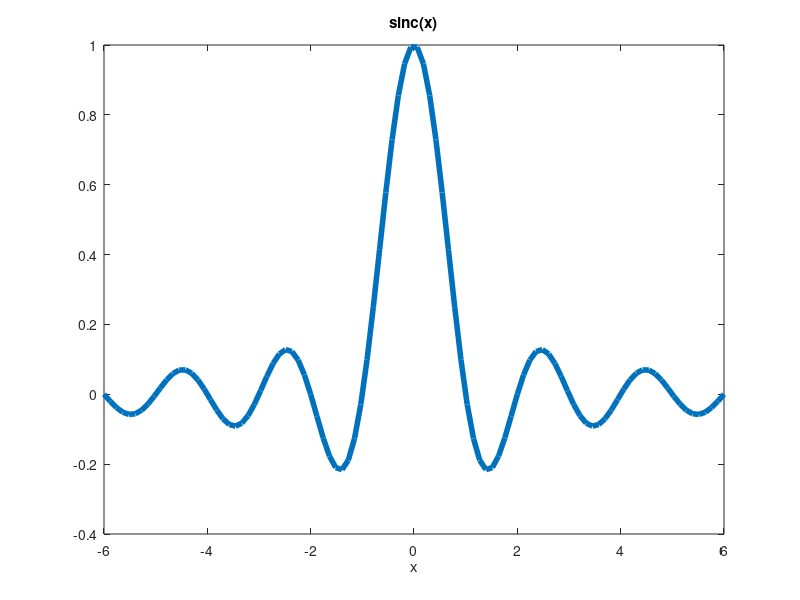
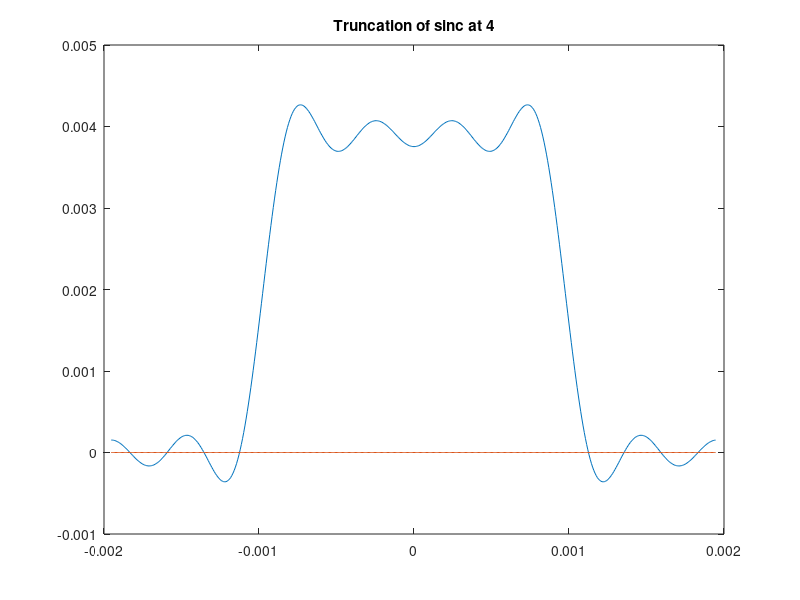
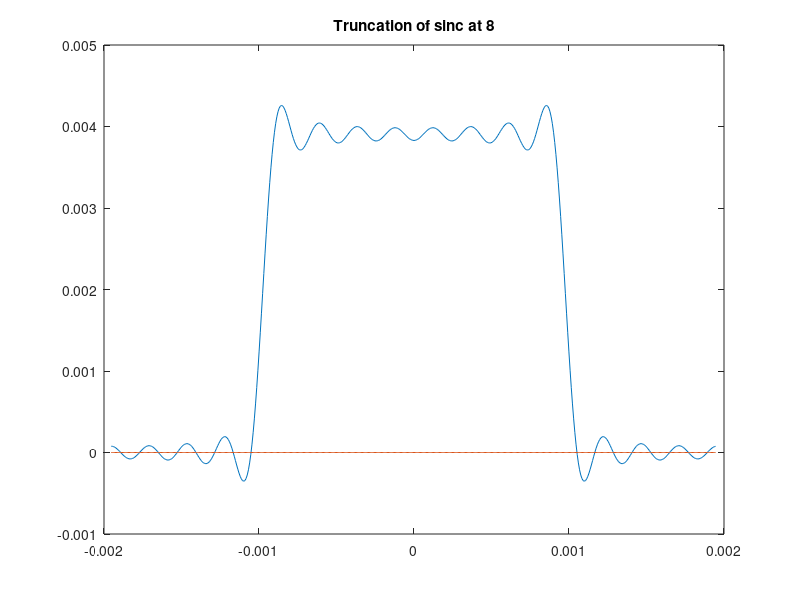
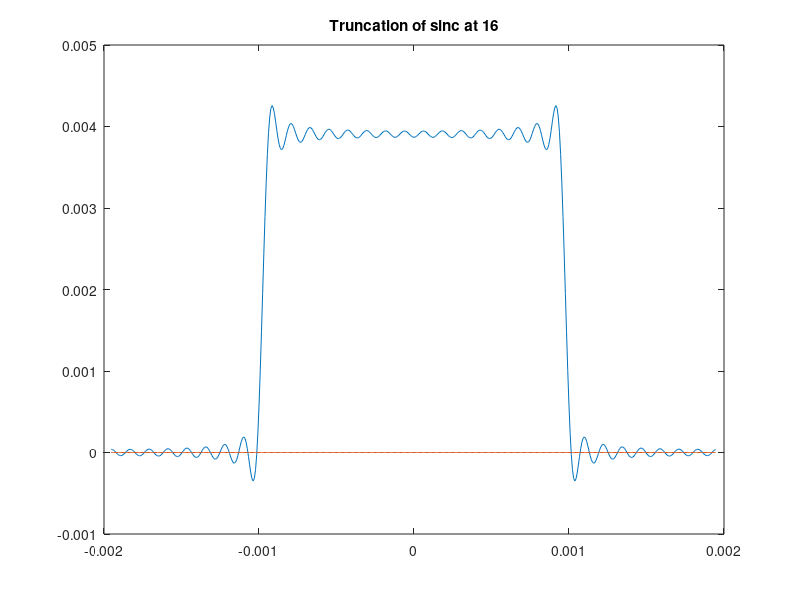

These charts were generated, in order, by the following MATLAB code:
x = linspace(-2,2);
rect = ones(size(x));
rect(abs(x) > 0.5) = 0;
rect(abs(x) == 0.5) = 0.5;

plot(x,rect, 'LineWidth',4)
xlabel('x')
title('rect(x)')

x = linspace(-6,6);

plot(x,sinc(x), 'LineWidth',4)
xlabel('x')
title('sinc(x)')

% Illustrate Fourier decomposition of a rect function (could illustrate ringing)

N = 512;
kxmax = 128;
kx = [-N/2:N/2-1]/N * kxmax*2;

x = [-N/2:N/2-1]/N /(2*kxmax);

for kxmax_truncate = [4 8 16 32 64 128];

F = sinc(kx);
F(find(abs(kx)>kxmax_truncate)) = 0;

f = fftshift(ifft(ifftshift(F)));
figure
plot(x,real(f), x, imag(f))
title(['Truncation of sinc at ' num2str(kxmax_truncate)])
end


